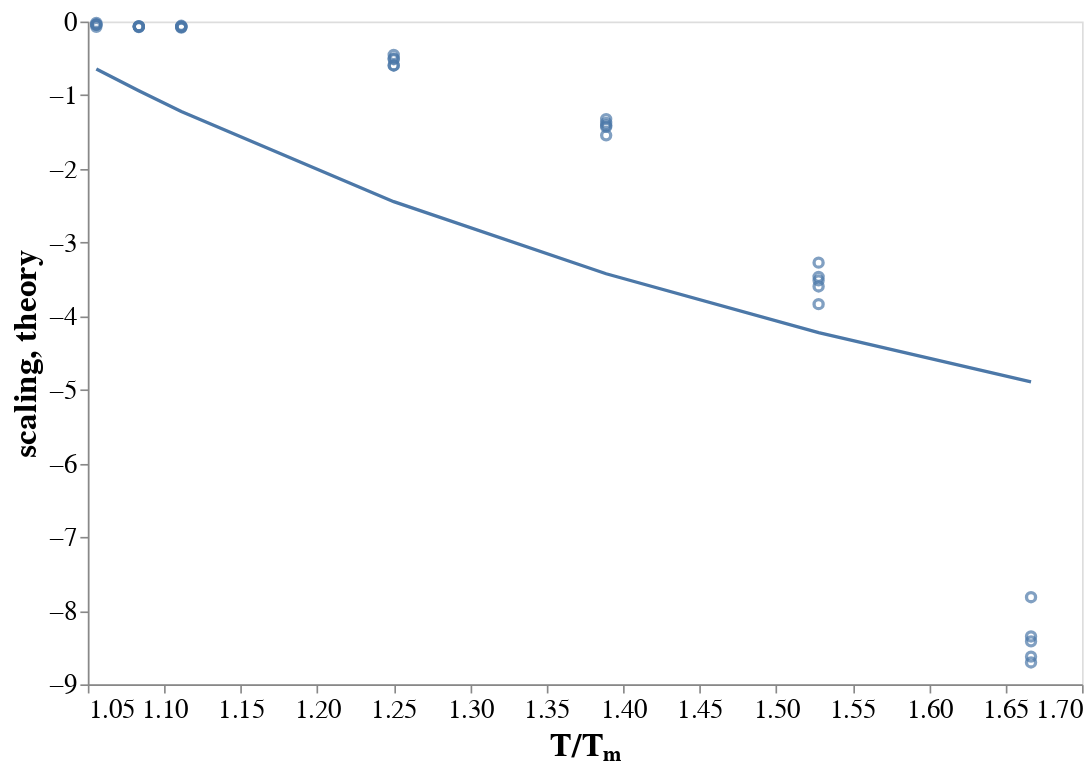

Notebook code cell kept with this figure:
### Code cell
c = alt.Chart(df_fit).encode(
    x=alt.X('temp_norm', title='T/Tₘ', scale=alt.Scale(zero=False)),
)

c.mark_point().encode(y="scaling") + c.mark_line().encode(y="theory")

### Figure 1 — Vega-Lite specification as saved in the notebook (floating-point values rounded to 4 significant figures)
{"$schema": "https://vega.github.io/schema/vega-lite/v3.3.0.json", "config": {"axis": {"grid": false, "labelFontSize": 16, "titleFontSize": 20}, "background": "white", "header": {"labelFontSize": 18, "titleFontSize": 22}, "legend": {"labelFontSize": 16, "titleFontSize": 20}, "view": {"height": 400, "width": 600}}, "data": {"name": "data-abba8fc13831febf719499b1b22b0dbe"}, "datasets": {"data-abba8fc13831febf719499b1b22b0dbe": [{"scaling": -0.07129, "temp_norm": 1.056, "theory": -0.6437}, {"scaling": -0.03796, "temp_norm": 1.056, "theory": -0.6437}, {"scaling": -0.04195, "temp_norm": 1.056, "theory": -0.6437}, {"scaling": -0.0187, "temp_norm": 1.056, "theory": -0.6437}, {"scaling": -0.04399, "temp_norm": 1.056, "theory": -0.6437}, {"scaling": -0.06637, "temp_norm": 1.083, "theory": -0.9408}, {"scaling": -0.06837, "temp_norm": 1.083, "theory": -0.9408}, {"scaling": -0.0685, "temp_norm": 1.083, "theory": -0.9408}, {"scaling": -0.07546, "temp_norm": 1.083, "theory": -0.9408}, {"scaling": -0.06345, "temp_norm": 1.083, "theory": -0.9408}, {"scaling": -0.08167, "temp_norm": 1.111, "theory": -1.223}, {"scaling": -0.06699, "temp_norm": 1.111, "theory": -1.223}, {"scaling": -0.05773, "temp_norm": 1.111, "theory": -1.223}, {"scaling": -0.07181, "temp_norm": 1.111, "theory": -1.223}, {"scaling": -0.07429, "temp_norm": 1.111, "theory": -1.223}, {"scaling": -0.5961, "temp_norm": 1.25, "theory": -2.446}, {"scaling": -0.5963, "temp_norm": 1.25, "theory": -2.446}, {"scaling": -0.4543, "temp_norm": 1.25, "theory": -2.446}, {"scaling": -0.5116, "temp_norm": 1.25, "theory": -2.446}, {"scaling": -0.5018, "temp_norm": 1.25, "theory": -2.446}, {"scaling": -1.431, "temp_norm": 1.389, "theory": -3.424}, {"scaling": -1.376, "temp_norm": 1.389, "theory": -3.424}, {"scaling": -1.325, "temp_norm": 1.389, "theory": -3.424}, {"scaling": -1.545, "temp_norm": 1.389, "theory": -3.424}, {"scaling": -1.41, "temp_norm": 1.389, "theory": -3.424}, {"scaling": -3.274, "temp_norm": 1.528, "theory": -4.225}, {"scaling": -3.838, "temp_norm": 1.528, "theory": -4.225}, {"scaling": -3.515, "temp_norm": 1.528, "theory": -4.225}, {"scaling": -3.598, "temp_norm": 1.528, "theory": -4.225}, {"scaling": -3.467, "temp_norm": 1.528, "theory": -4.225}, {"scaling": -8.35, "temp_norm": 1.667, "theory": -4.892}, {"scaling": -8.624, "temp_norm": 1.667, "theory": -4.892}, {"scaling": -8.416, "temp_norm": 1.667, "theory": -4.892}, {"scaling": -8.703, "temp_norm": 1.667, "theory": -4.892}, {"scaling": -7.817, "temp_norm": 1.667, "theory": -4.892}]}, "layer": [{"encoding": {"x": {"field": "temp_norm", "scale": {"zero": false}, "title": "T/Tₘ", "type": "quantitative"}, "y": {"field": "scaling", "type": "quantitative"}}, "mark": "point"}, {"encoding": {"x": {"field": "temp_norm", "scale": {"zero": false}, "title": "T/Tₘ", "type": "quantitative"}, "y": {"field": "theory", "type": "quantitative"}}, "mark": "line"}]}
